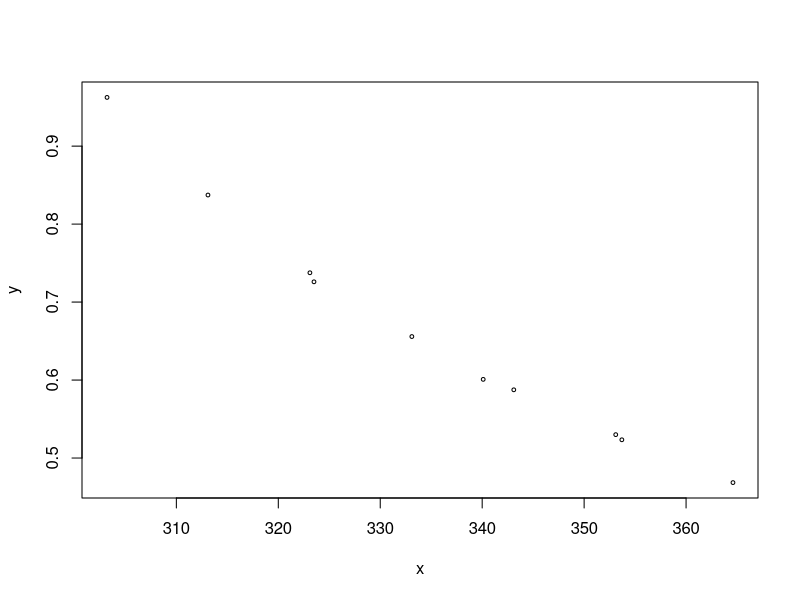
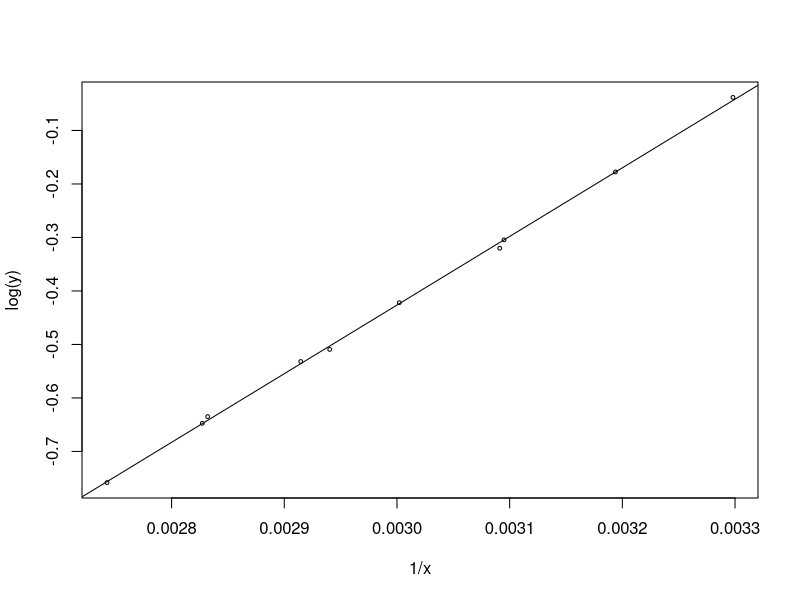

Source code (R) for these figures, in order:
# 3.44
# a) Based on the scatter plot, would you summerize the relationship
# between the two variables by fitting a straight line?
# Import Data
x <- c(303.2, 313.1, 323.5, 323.1, 333.1, 340.1, 343.1, 353.7, 353.1,
       364.6)
y <- c(.9625, .8373, .7260, .7376, .6558, .6009, .5875, .5234, .5300, 
       .4685)
plot(x, y, cex = 0.5)
# Yes. The scatter plot looks familiar with a "linear" relationship.
# So it can be appropraite to fit two variables with a straight line.


# b) Plot ln(y) against 1/x
plot(1/x, log(y), cex = 0.5)
# This plot suggests that there is a linear relationship between them
# after the transformation.

# c) Fit a straight line to the transformed data
xt <- 1/x
yt <- log(y)
beta = (mean(xt * yt) - mean(xt) * mean(yt)) / (mean(xt ^ 2) - mean(xt) ^ 2)
alpha = mean(yt) - beta * mean(xt)
abline(alpha, beta)
# Predict y when  is 325K
y.predit <- exp (alpha + beta * 1 / 325)
print(y.predit)